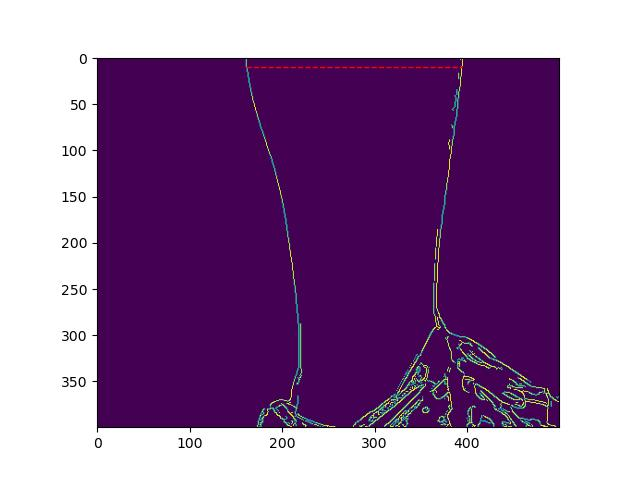
#> input picture final_img/001_f.jpg, 640 x 480 px, found by its file name
$ python click.py
#> lines starting #> are read from the running program, lines starting #| are printed output that depends on the picture
import cv2

img= cv2.imread("C:/calf/calf_picture/001_f.jpg")
#> img is the input picture: shape (480, 640, 3); mean B, G, R 158, 114.8, 149.9
img = cv2.resize(img, (1000, 1000))
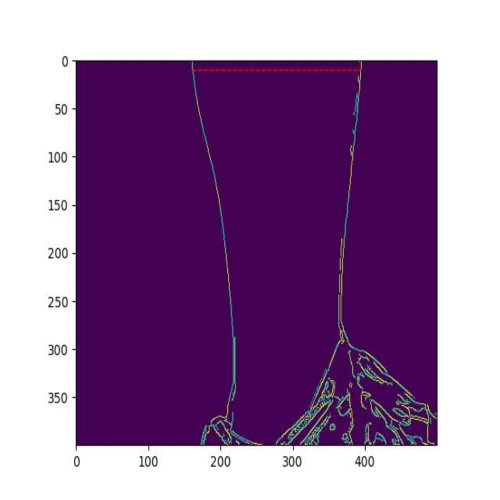
#> img: shape (1000, 1000, 3) (shown at 1/2 size); mean B, G, R 157.9, 114.7, 149.9
isDragging = False
blue, red = (255, 0, 0), (0, 0, 255)

def onMouse(event, x, y, flags, param):
    global isDragging, x0, y0, img
    if event == cv2.EVENT_LBUTTONDOWN:
        isDragging = True
        x0 = x
        y0 = y
    elif event == cv2.EVENT_MOUSEMOVE:
        if isDragging:
            img_draw = img.copy()
            cv2.rectangle(img_draw, (x0, y0), (x, y), (255, 0, 0), 2)
            cv2.imshow('img', img_draw)
    elif event == cv2.EVENT_LBUTTONUP:
        if isDragging:
            isDragging = False
            w = x - x0
            h = y - y0
            if w > 0 and h > 0:
                img_draw = img.copy()
                cv2.rectangle(img_draw, (x0, y0), (x, y), (0, 0, 255), 2)
                roi = img[y0:y0+h, x0:x0+w]
                cv2.imshow('cropped', roi)
                cv2.moveWindow('cropped', 0, 0)

            else:
                cv2.imshow('img', img)
                print('drag should start from left-top side')


# [4 lines of commented-out code are left out]

$ run again, with final_img/001_l.jpg copied over final_img/001_f.jpg
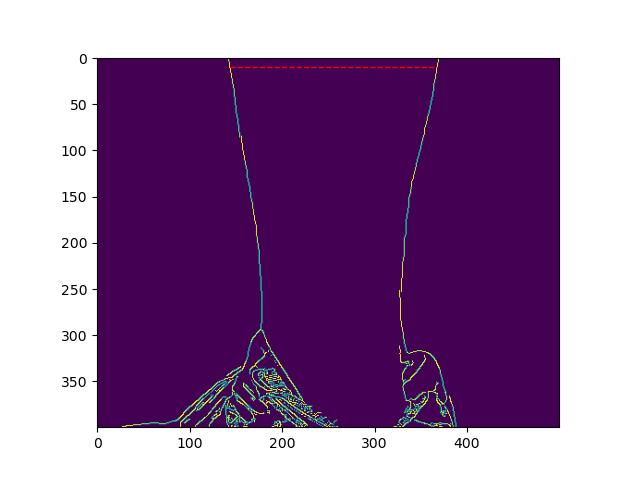
#> input picture final_img/001_l.jpg, 640 x 480 px, found by its file name
#> img is the input picture: shape (480, 640, 3); mean B, G, R 158, 114.5, 149.9
#> `img = cv2.resize(img, (1000, 1000))`:
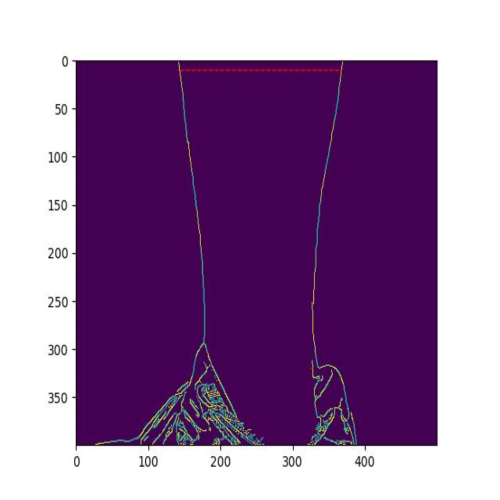
#> img: shape (1000, 1000, 3) (shown at 1/2 size); mean B, G, R 157.9, 114.5, 149.8
